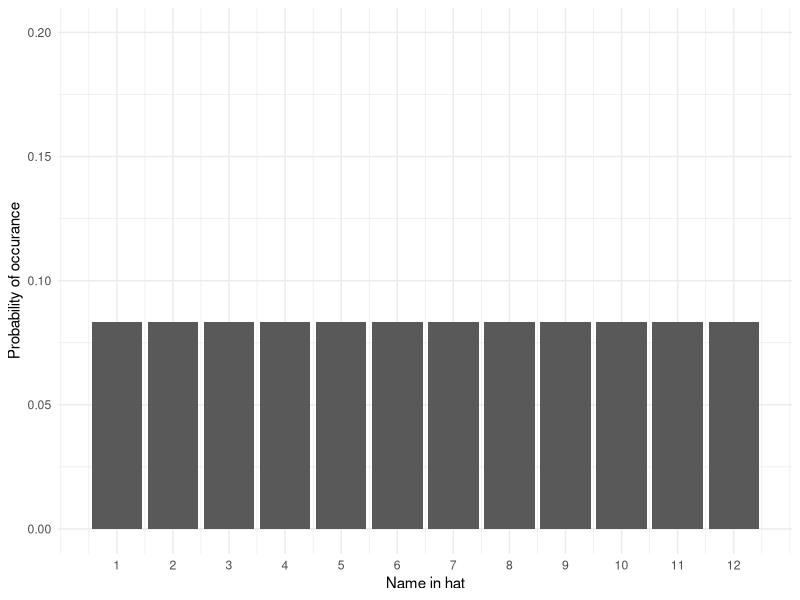
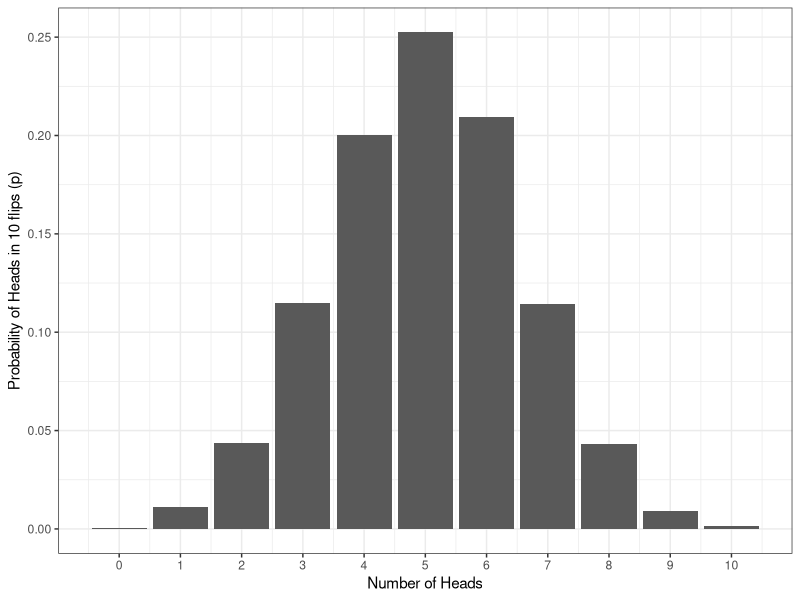

The R script that drew these images, in order: (Note: this script raises an error after producing the figures.)
## ---- chunk 1
1/12
## ---- chunk 2
library(tidyverse)
name <- 1:12
prob <- sample(x = .08333333, size = 12, replace = TRUE)
dat <- tibble(name, prob)
ggplot(dat, aes(name, prob)) +
  geom_col() +
  scale_y_continuous(limits = c(0,.2), name = "Probability of occurance") +
  scale_x_continuous(breaks = c(1,2,3,4,5,6,7,8,9,10,11,12), name = "Name in hat") +
  theme_minimal()
## ---- chunk 3
heads10000 <- replicate(n = 10000, expr = sample(0:1, 10, TRUE) %>% sum())

data10000 <- tibble(heads = heads10000) %>%   # convert to a tibble
                group_by(heads) %>%     # group by number of possibilities 
                summarise(n = n(), # count occurances of each possibility,
                          p=n/10000) # & calculate probability (p) of each

ggplot(data10000, aes(x = heads,y = p)) + 
  geom_bar(stat = "identity") + 
  labs(x = "Number of Heads", y = "Probability of Heads in 10 flips (p)") +
  theme_bw() +
  scale_x_continuous(breaks = c(0,1,2,3,4,5,6,7,8,9,10))
## ---- chunk 4
knitr::include_graphics(path="./images/norm_dist_height.png")
## ---- chunk 5
knitr::include_graphics(path="./images/normal_dist.gif")
## ---- chunk 6
pbinom(q = 7, size = 10, prob = .5) 
## ---- chunk 7
ggplot(data10000, aes(x = heads,y = p)) + 
  geom_bar(stat = "identity", aes(fill = heads >7), show.legend = FALSE, alpha = .8) + 
  labs(x = "Number of Heads", y = "Probability of Heads in 10 flips (p)") +
  theme_bw() +
  scale_x_continuous(breaks = c(0,1,2,3,4,5,6,7,8,9,10)) +
  scale_fill_viridis_d(option = "E")
## ---- chunk 8

knitr::include_url("https://shannon-mcnee19.shinyapps.io/binomial_shiny/",
                   height = "800px")

## ---- chunk 9
men <- rnorm(n = 100000, mean = 176.2, sd = 6.748)
women <- rnorm(n = 100000, mean = 163.8, sd = 6.931)

heights <- tibble(men, women) %>%
  pivot_longer(names_to = "sex", values_to = "height", men:women)
ggplot(heights, aes(x = height, fill = sex)) +
  geom_density(alpha = .6) +
  scale_fill_viridis_d(option = "E", name = "Sex", labels = c("Men", "Women")) +
  theme_minimal()
  
